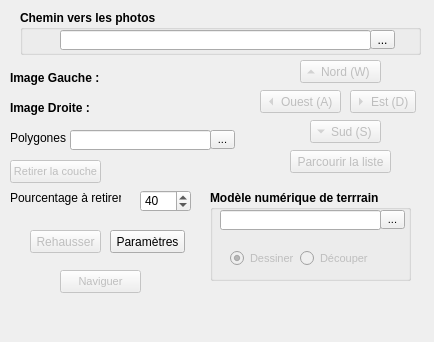
<?xml version="1.0" encoding="UTF-8"?>
<ui version="4.0">
 <class>StereoDockWidget</class>
 <widget class="QDockWidget" name="StereoDockWidget">
  <property name="geometry">
   <rect>
    <x>0</x>
    <y>0</y>
    <width>434</width>
    <height>342</height>
   </rect>
  </property>
  <property name="minimumSize">
   <size>
    <width>165</width>
    <height>200</height>
   </size>
  </property>
  <property name="windowTitle">
   <string>StereoPhoto</string>
  </property>
  <widget class="QWidget" name="dockWidgetContents">
   <widget class="QGroupBox" name="groupBoxMainPath">
    <property name="geometry">
     <rect>
      <x>20</x>
      <y>10</y>
      <width>401</width>
      <height>45</height>
     </rect>
    </property>
    <property name="font">
     <font>
      <weight>75</weight>
      <bold>true</bold>
     </font>
    </property>
    <property name="title">
     <string>Chemin vers les photos</string>
    </property>
    <widget class="QLineEdit" name="importLineProject">
     <property name="geometry">
      <rect>
       <x>40</x>
       <y>20</y>
       <width>311</width>
       <height>20</height>
      </rect>
     </property>
     <property name="font">
      <font>
       <weight>50</weight>
       <bold>false</bold>
      </font>
     </property>
     <property name="text">
      <string/>
     </property>
     <property name="readOnly">
      <bool>true</bool>
     </property>
    </widget>
    <widget class="QToolButton" name="importToolProject">
     <property name="geometry">
      <rect>
       <x>350</x>
       <y>20</y>
       <width>25</width>
       <height>19</height>
      </rect>
     </property>
     <property name="font">
      <font>
       <weight>50</weight>
       <bold>false</bold>
      </font>
     </property>
     <property name="text">
      <string>...</string>
     </property>
    </widget>
   </widget>
   <widget class="QToolButton" name="toolButtonEst">
    <property name="enabled">
     <bool>false</bool>
    </property>
    <property name="geometry">
     <rect>
      <x>350</x>
      <y>90</y>
      <width>66</width>
      <height>23</height>
     </rect>
    </property>
    <property name="text">
     <string>Est (D)</string>
    </property>
    <property name="toolButtonStyle">
     <enum>Qt::ToolButtonTextBesideIcon</enum>
    </property>
    <property name="autoRaise">
     <bool>false</bool>
    </property>
    <property name="arrowType">
     <enum>Qt::RightArrow</enum>
    </property>
   </widget>
   <widget class="QToolButton" name="toolButtonOuest">
    <property name="enabled">
     <bool>false</bool>
    </property>
    <property name="geometry">
     <rect>
      <x>260</x>
      <y>90</y>
      <width>81</width>
      <height>23</height>
     </rect>
    </property>
    <property name="text">
     <string>Ouest (A)</string>
    </property>
    <property name="toolButtonStyle">
     <enum>Qt::ToolButtonTextBesideIcon</enum>
    </property>
    <property name="autoRaise">
     <bool>false</bool>
    </property>
    <property name="arrowType">
     <enum>Qt::LeftArrow</enum>
    </property>
   </widget>
   <widget class="QToolButton" name="toolButtonSud">
    <property name="enabled">
     <bool>false</bool>
    </property>
    <property name="geometry">
     <rect>
      <x>310</x>
      <y>120</y>
      <width>71</width>
      <height>23</height>
     </rect>
    </property>
    <property name="text">
     <string>Sud (S)</string>
    </property>
    <property name="toolButtonStyle">
     <enum>Qt::ToolButtonTextBesideIcon</enum>
    </property>
    <property name="autoRaise">
     <bool>false</bool>
    </property>
    <property name="arrowType">
     <enum>Qt::DownArrow</enum>
    </property>
   </widget>
   <widget class="QToolButton" name="toolButtonNord">
    <property name="enabled">
     <bool>false</bool>
    </property>
    <property name="geometry">
     <rect>
      <x>300</x>
      <y>60</y>
      <width>81</width>
      <height>23</height>
     </rect>
    </property>
    <property name="text">
     <string>Nord (W)</string>
    </property>
    <property name="toolButtonStyle">
     <enum>Qt::ToolButtonTextBesideIcon</enum>
    </property>
    <property name="autoRaise">
     <bool>false</bool>
    </property>
    <property name="arrowType">
     <enum>Qt::UpArrow</enum>
    </property>
   </widget>
   <widget class="QLabel" name="label_10">
    <property name="geometry">
     <rect>
      <x>10</x>
      <y>190</y>
      <width>111</width>
      <height>16</height>
     </rect>
    </property>
    <property name="text">
     <string>Pourcentage à retirer : </string>
    </property>
   </widget>
   <widget class="QPushButton" name="pushButtonShowIDList">
    <property name="enabled">
     <bool>false</bool>
    </property>
    <property name="geometry">
     <rect>
      <x>290</x>
      <y>150</y>
      <width>101</width>
      <height>23</height>
     </rect>
    </property>
    <property name="text">
     <string>Parcourir la liste</string>
    </property>
   </widget>
   <widget class="QPushButton" name="enhanceButton">
    <property name="enabled">
     <bool>false</bool>
    </property>
    <property name="geometry">
     <rect>
      <x>30</x>
      <y>230</y>
      <width>71</width>
      <height>23</height>
     </rect>
    </property>
    <property name="text">
     <string>Rehausser</string>
    </property>
    <property name="checkable">
     <bool>false</bool>
    </property>
   </widget>
   <widget class="QPushButton" name="pushButtonShowPicture">
    <property name="enabled">
     <bool>false</bool>
    </property>
    <property name="geometry">
     <rect>
      <x>60</x>
      <y>270</y>
      <width>81</width>
      <height>23</height>
     </rect>
    </property>
    <property name="font">
     <font>
      <pointsize>8</pointsize>
      <weight>50</weight>
      <bold>false</bold>
     </font>
    </property>
    <property name="text">
     <string>Naviguer</string>
    </property>
   </widget>
   <widget class="QSpinBox" name="spinBoxRecouvrementH">
    <property name="geometry">
     <rect>
      <x>140</x>
      <y>190</y>
      <width>51</width>
      <height>22</height>
     </rect>
    </property>
    <property name="maximum">
     <number>100</number>
    </property>
    <property name="value">
     <number>40</number>
    </property>
   </widget>
   <widget class="QLineEdit" name="importLineVectorLayer">
    <property name="enabled">
     <bool>true</bool>
    </property>
    <property name="geometry">
     <rect>
      <x>70</x>
      <y>130</y>
      <width>141</width>
      <height>20</height>
     </rect>
    </property>
    <property name="font">
     <font>
      <pointsize>8</pointsize>
      <weight>50</weight>
      <bold>false</bold>
     </font>
    </property>
    <property name="text">
     <string/>
    </property>
    <property name="readOnly">
     <bool>true</bool>
    </property>
   </widget>
   <widget class="QToolButton" name="importToolVectorLayer">
    <property name="geometry">
     <rect>
      <x>210</x>
      <y>130</y>
      <width>25</width>
      <height>19</height>
     </rect>
    </property>
    <property name="font">
     <font>
      <pointsize>8</pointsize>
      <weight>50</weight>
      <bold>false</bold>
     </font>
    </property>
    <property name="text">
     <string>...</string>
    </property>
   </widget>
   <widget class="QPushButton" name="pushButtonRemoveShape">
    <property name="enabled">
     <bool>false</bool>
    </property>
    <property name="geometry">
     <rect>
      <x>10</x>
      <y>160</y>
      <width>91</width>
      <height>23</height>
     </rect>
    </property>
    <property name="font">
     <font>
      <pointsize>8</pointsize>
      <weight>50</weight>
      <bold>false</bold>
     </font>
    </property>
    <property name="text">
     <string>Retirer la couche</string>
    </property>
   </widget>
   <widget class="QLabel" name="label_11">
    <property name="geometry">
     <rect>
      <x>10</x>
      <y>130</y>
      <width>71</width>
      <height>16</height>
     </rect>
    </property>
    <property name="text">
     <string>Polygones</string>
    </property>
   </widget>
   <widget class="QGroupBox" name="groupBoxMNT">
    <property name="enabled">
     <bool>true</bool>
    </property>
    <property name="geometry">
     <rect>
      <x>210</x>
      <y>190</y>
      <width>201</width>
      <height>91</height>
     </rect>
    </property>
    <property name="font">
     <font>
      <weight>75</weight>
      <bold>true</bold>
     </font>
    </property>
    <property name="title">
     <string>Modèle numérique de terrrain</string>
    </property>
    <widget class="QRadioButton" name="radioButtonDraw">
     <property name="enabled">
      <bool>false</bool>
     </property>
     <property name="geometry">
      <rect>
       <x>20</x>
       <y>60</y>
       <width>71</width>
       <height>17</height>
      </rect>
     </property>
     <property name="font">
      <font>
       <pointsize>8</pointsize>
       <weight>50</weight>
       <bold>false</bold>
      </font>
     </property>
     <property name="text">
      <string>Dessiner</string>
     </property>
     <property name="checked">
      <bool>true</bool>
     </property>
    </widget>
    <widget class="QRadioButton" name="radioButtonCut">
     <property name="enabled">
      <bool>false</bool>
     </property>
     <property name="geometry">
      <rect>
       <x>90</x>
       <y>60</y>
       <width>81</width>
       <height>17</height>
      </rect>
     </property>
     <property name="font">
      <font>
       <pointsize>8</pointsize>
       <weight>50</weight>
       <bold>false</bold>
      </font>
     </property>
     <property name="text">
      <string>Découper</string>
     </property>
    </widget>
    <widget class="QToolButton" name="importToolMNT">
     <property name="geometry">
      <rect>
       <x>170</x>
       <y>20</y>
       <width>25</width>
       <height>19</height>
      </rect>
     </property>
     <property name="font">
      <font>
       <pointsize>8</pointsize>
       <weight>50</weight>
       <bold>false</bold>
      </font>
     </property>
     <property name="text">
      <string>...</string>
     </property>
    </widget>
    <widget class="QLineEdit" name="importLineMNT">
     <property name="geometry">
      <rect>
       <x>10</x>
       <y>20</y>
       <width>161</width>
       <height>20</height>
      </rect>
     </property>
     <property name="font">
      <font>
       <pointsize>8</pointsize>
       <weight>50</weight>
       <bold>false</bold>
      </font>
     </property>
     <property name="text">
      <string/>
     </property>
     <property name="readOnly">
      <bool>true</bool>
     </property>
    </widget>
   </widget>
   <widget class="QPushButton" name="pushButtonOpenParam">
    <property name="geometry">
     <rect>
      <x>110</x>
      <y>230</y>
      <width>75</width>
      <height>23</height>
     </rect>
    </property>
    <property name="text">
     <string>Paramètres</string>
    </property>
   </widget>
   <widget class="QLabel" name="labelRightName">
    <property name="geometry">
     <rect>
      <x>110</x>
      <y>100</y>
      <width>141</width>
      <height>16</height>
     </rect>
    </property>
    <property name="text">
     <string/>
    </property>
   </widget>
   <widget class="QLabel" name="labelLeftName">
    <property name="geometry">
     <rect>
      <x>110</x>
      <y>70</y>
      <width>141</width>
      <height>20</height>
     </rect>
    </property>
    <property name="text">
     <string/>
    </property>
   </widget>
   <widget class="QLabel" name="label">
    <property name="geometry">
     <rect>
      <x>10</x>
      <y>70</y>
      <width>101</width>
      <height>16</height>
     </rect>
    </property>
    <property name="font">
     <font>
      <weight>75</weight>
      <bold>true</bold>
     </font>
    </property>
    <property name="text">
     <string>Image Gauche :</string>
    </property>
   </widget>
   <widget class="QLabel" name="label_2">
    <property name="geometry">
     <rect>
      <x>10</x>
      <y>100</y>
      <width>101</width>
      <height>16</height>
     </rect>
    </property>
    <property name="font">
     <font>
      <weight>75</weight>
      <bold>true</bold>
     </font>
    </property>
    <property name="text">
     <string>Image Droite :</string>
    </property>
   </widget>
  </widget>
 </widget>
 <resources/>
 <connections/>
</ui>
